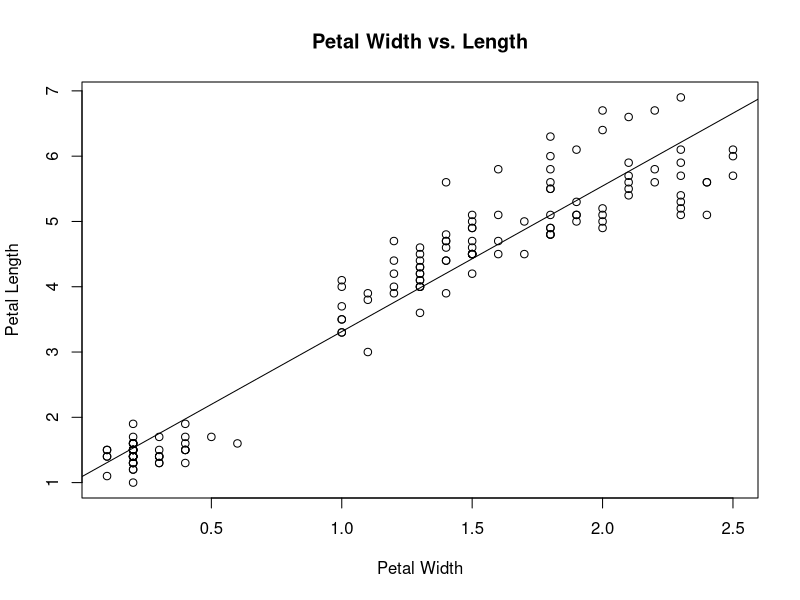

Generate this figure with R:
## ---- chunk 1
model <- lm(iris$Petal.Length ~ iris$Petal.Width)
## ---- chunk 2
summary(model)
## ---- chunk 3
#par(mar=(c(5,4,4,2)))
plot(iris$Petal.Width, iris$Petal.Length, main = "Petal Width vs. Length", xlab =
"Petal Width", ylab = "Petal Length")
abline(model)
